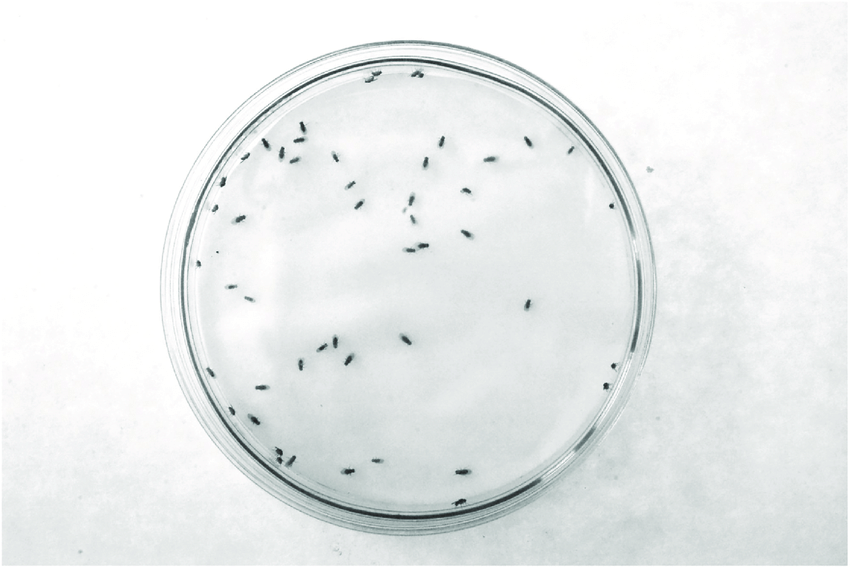
#> input picture t_maze_countflies/source_img.png, 850 x 568 px; its folder holds only this picture in this run
$ python -i app.py   (imports and definitions only)
#> lines starting #> are read from the running program, lines starting #| are printed output that depends on the picture
#> further down, picture is the input picture: shape (568, 850, 3); mean B, G, R 236.9, 237, 234.2
import sys
import os
import cv2
import numpy as np
import json
import time
from collections import deque
import pandas as pd  # Import pandas for DataFrame handling
from flask import Flask, render_template, Response, jsonify, request, redirect, url_for
import inspect
from protocols.ziv_protocols import *
from classes import Chamber, OdorColumn
from functions import *

# Add the parent directory of 'protocols' to sys.path
sys.path.append(os.path.abspath(os.path.dirname(__file__)))

# [1 line not run here, left out]

# Initialize 20 rectangles with default positions and adjusted sizes
rectangles = [(50 + i * 60, 50, 200, 15) for i in range(20)]
rectangles_file = 'rectangles.json'

show_fly_detection = True
show_rectangles = True
video_width = 800
video_height = 450
fly_positions = []
frame_deque = deque(maxlen=5)
fly_positions_vector = [0] * 20
fly_positions_matrix = []
duration_to_process = 30

# [15 lines left out: functions save_rectangles, load_rectangles, not called in this run]

def process_frame(frame):
    global show_fly_detection, fly_positions, fly_positions_vector
    frame = cv2.resize(frame, (video_width, video_height))
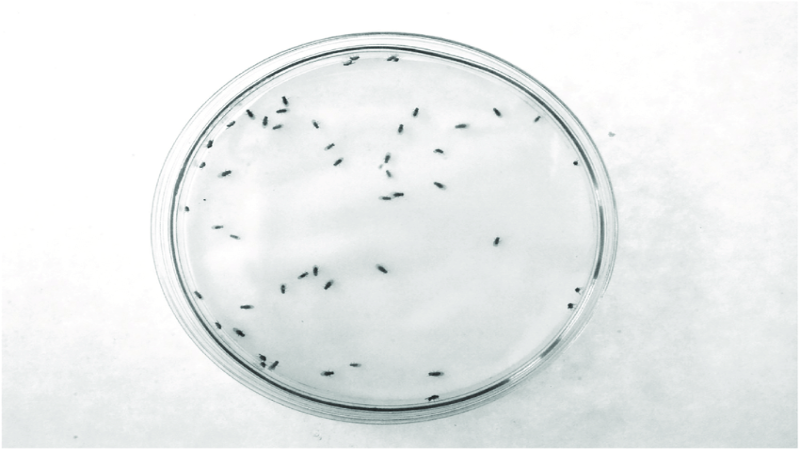
#> frame: shape (450, 800, 3); mean of channels 0, 1, 2 236.8, 237, 234.1; drawn as B, G, R
    gray_frame = cv2.cvtColor(frame, cv2.COLOR_BGR2GRAY)
    frame_deque.append(gray_frame)
    avg_frame = np.mean(frame_deque, axis=0).astype(np.uint8)
    frame_diff = cv2.absdiff(gray_frame, avg_frame)
#> frame_diff: shape (450, 800); every value is 0
    blur_diff = cv2.GaussianBlur(frame_diff, (5, 5), 0)
    _, fgMask = cv2.threshold(blur_diff, 5, 255, cv2.THRESH_BINARY)
    fly_positions = []

    if show_fly_detection:
        for idx, (x, y, w, h) in enumerate(rectangles):
            mask = np.zeros_like(fgMask)
            mask[y:y+h, x:x+w] = 1
            masked_fg = cv2.bitwise_and(fgMask, fgMask, mask=mask)
            contours, _ = cv2.findContours(masked_fg, cv2.RETR_EXTERNAL, cv2.CHAIN_APPROX_SIMPLE)
            if contours:
                largest_contour = max(contours, key=cv2.contourArea)
                if cv2.contourArea(largest_contour) > 15:
                    cx, cy, cw, ch = cv2.boundingRect(largest_contour)
                    fly_center_x = cx + cw // 2
                    fly_center_y = cy + ch // 2
                    fly_positions.append((fly_center_x, fly_center_y))
                    relative_position = int(((fly_center_x - x) / w) * 100)
                    fly_positions_vector[idx] = relative_position
                    Chamber._instances[idx].update_fly_location(relative_position)
#> after the loop, fly_positions = []; fly_positions_vector = [0, 0, 0, 0, 0, 0, 0, 0, 0, 0, 0, 0, 0, 0, 0, 0, 0, 0, 0, 0]

    return frame, fgMask, blur_diff

# Function to get the list of Python files in the 'protocols' subfolder
def get_protocol_files():
    protocols_dir = os.path.join(os.path.dirname(__file__), 'protocols')
    return [f for f in os.listdir(protocols_dir) if f.endswith('.py')]

# Update options to hold the names of the files in the 'protocols' subfolder
options = get_protocol_files()

# Create 20 Chamber objects with unique IDs from 1 to 20
# [6 lines not run here, left out]

# [4 lines that did not run here, left out]

# [3 lines that did not run here, left out]

# [5 lines that did not run here, left out]

# [5 lines that did not run here, left out]

# [14 lines that did not run here, left out]

# [3 lines that did not run here, left out]

# [3 lines that did not run here, left out]

# [7 lines that did not run here, left out]

# [12 lines that did not run here, left out]

# [5 lines that did not run here, left out]

# [4 lines that did not run here, left out]

# [4 lines that did not run here, left out]

# [4 lines that did not run here, left out]

# [4 lines that did not run here, left out]

# [4 lines that did not run here, left out]

# [4 lines that did not run here, left out]

# [4 lines that did not run here, left out]

# [4 lines that did not run here, left out]

# [4 lines that did not run here, left out]

# [4 lines that did not run here, left out]

def generate_frames():
    load_rectangles()
    cap = cv2.VideoCapture('output.mp4')
    if not cap.isOpened():
        print("Error: Could not open video file.")
        return

    fps = cap.get(cv2.CAP_PROP_FPS)
    total_frames = int(duration_to_process * fps)
    frame_count = 0

    while frame_count < total_frames:
        start_time = time.time()
        ret, frame = cap.read()
        if not ret:
            break

        frame = cv2.resize(frame, (video_width, video_height))
        overlay_frame, fgMask, blur_diff = process_frame(frame)
        fly_positions_matrix.append(fly_positions_vector.copy())
        ret, buffer = cv2.imencode('.jpg', overlay_frame)
        frame = buffer.tobytes()
        yield (b'--frame\r\n'
               b'Content-Type: image/jpeg\r\n\r\n' + frame + b'\r\n')

        elapsed_time = time.time() - start_time
        time.sleep(max(0, (1.0 / fps) - elapsed_time / 2))
        frame_count += 1

    # Create a DataFrame from the fly positions matrix
    columns = ['Event'] + [f'Fly_{i+1}' for i in range(20)]
    data = {'Event': [''] * len(fly_positions_matrix)}
    for i in range(20):
        data[f'Fly_{i+1}'] = [row[i] for row in fly_positions_matrix]

    df = pd.DataFrame(data, columns=columns)

    # Save the DataFrame as a CSV file
    df.to_csv('outputs/fly_positions_matrix.csv', index=False)

    cap.release()

# [2 lines not run here, left out]

>>> import cv2
>>> picture = cv2.imread('../t_maze_countflies/source_img.png')
>>> result = process_frame(picture)
